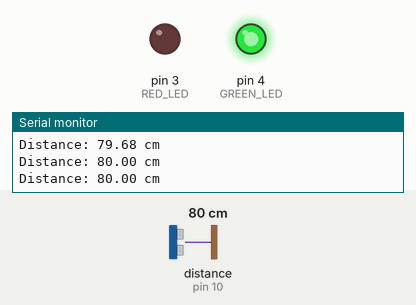
This sketch was run on a simulated Arduino Uno, built with avr-gcc and run on an emulated ATmega328P. On the bench: output pins drawn as LEDs (lit = HIGH), the last lines printed to the serial monitor. Wiring (inferred from the names in the program): ultrasonic range finder: trigger pin 9; echo pin 10. Inputs (shaded band) come from the test bench; at power-on: distance to the obstacle (sensor on pin 10) 80 cm. The echo pulse lasts 58.3 µs per cm; pins used as bus, display or sensor lines are not drawn.

Above: at 1.3 s.
1.4 s: distance to the obstacle (sensor on pin 10) set to 11 cm
2.9 s: distance to the obstacle (sensor on pin 10) set to 8 cm
At 3.4 s:
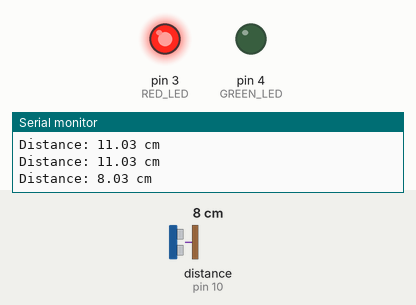
4.5 s: distance to the obstacle (sensor on pin 10) set to 18 cm
At 5.7 s:
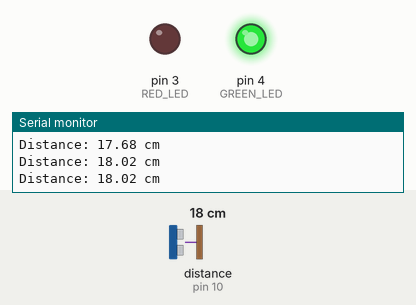
6.0 s: distance to the obstacle (sensor on pin 10) set to 2 cm
At 7.2 s:
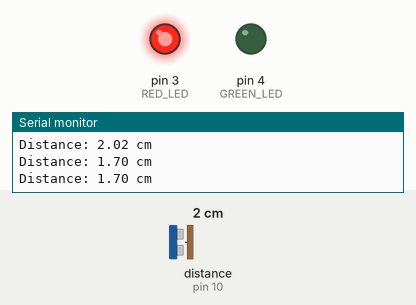
Timing chart, 0 to 8.5 s (numbered marks = the images above; inputs shaded):
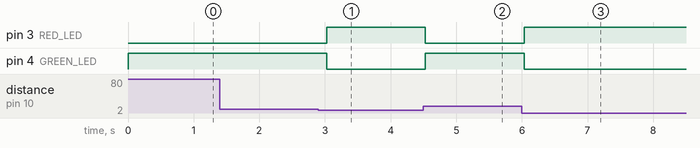

The sketch:

sketch_UltrasonicDistanceSensorC.ino
```cpp
#define TRIG_PIN 9  // HC-SR04 Trigger Pin
#define ECHO_PIN 10 // HC-SR04 Echo Pin
#define RED_LED 3   // Red LED Pin
#define GREEN_LED 4 // Green LED Pin

void setup() {
    pinMode(TRIG_PIN, OUTPUT);
    pinMode(ECHO_PIN, INPUT);
    pinMode(RED_LED, OUTPUT);
    pinMode(GREEN_LED, OUTPUT);

    Serial.begin(9600); // Start serial communication
}

void loop() {
    long duration;
    float distance;

    // Send a 10-microsecond pulse to trigger the sensor
    digitalWrite(TRIG_PIN, LOW);
    delayMicroseconds(2);
    digitalWrite(TRIG_PIN, HIGH);
    delayMicroseconds(10);
    digitalWrite(TRIG_PIN, LOW);

    // Measure the time for the echo
    duration = pulseIn(ECHO_PIN, HIGH);

    // Calculate the distance in cm (speed of sound is 343m/s or 0.0343 cm/µs)
    distance = (duration * 0.0343) / 2;

    // Print distance to the Serial Monitor
    Serial.print("Distance: ");
    Serial.print(distance);
    Serial.println(" cm");

    // Control LEDs based on distance
    if (distance < 10) {
        digitalWrite(RED_LED, HIGH);
        digitalWrite(GREEN_LED, LOW);
    } else {
        digitalWrite(RED_LED, LOW);
        digitalWrite(GREEN_LED, HIGH);
    }

    delay(500); // Wait for half a second before measuring again
}
```

Measured:
- the behaviour switches between 10 and 9 cm on distance to the obstacle (sensor on pin 10) (found by bisection; images 0 and 1)
- after the input at 2.9 s, pin 3 (RED_LED): LOW → HIGH after 0.12 s; pin 4 (GREEN_LED): HIGH → LOW after 0.12 s
- after the input at 4.5 s, pin 3 (RED_LED): HIGH → LOW at once; pin 4 (GREEN_LED): LOW → HIGH at once
- after the input at 6.0 s, pin 3 (RED_LED): LOW → HIGH at once; pin 4 (GREEN_LED): HIGH → LOW at once
